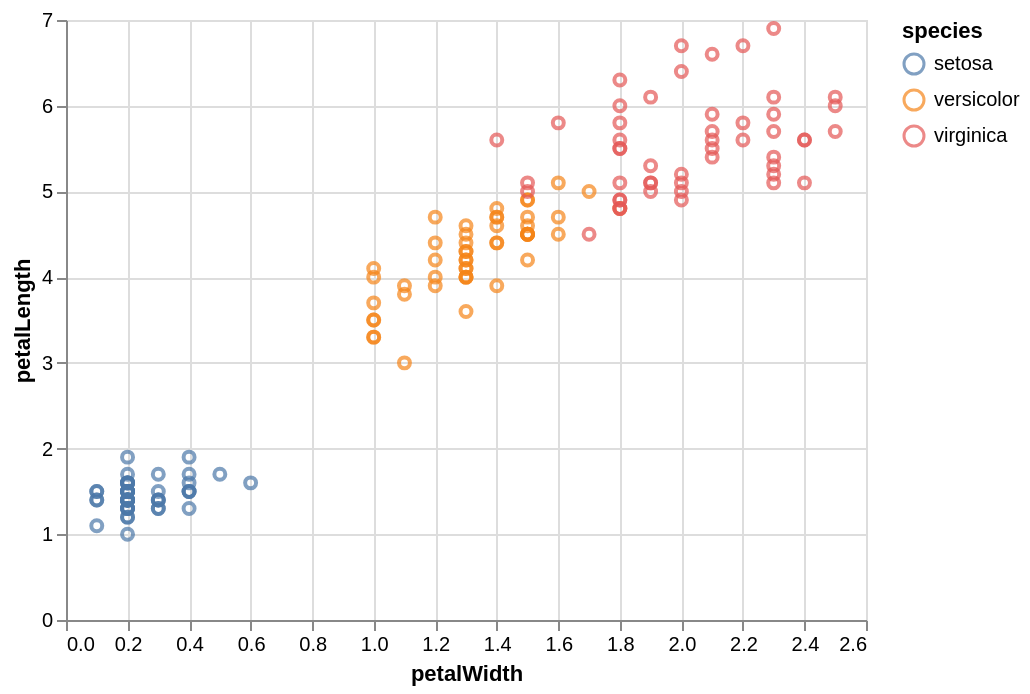

Write a Vega-Lite specification for this figure.
### Vega-Lite specification from a JSON file in a GitHub repository (floating-point values rounded to 4 significant figures; data arrays with more than 128 entries replaced by an {"elided": "..."} marker saying what was removed)
{"encoding": {"y": {"title": "petalLength", "field": "properties.petalLength", "type": "quantitative"}, "x": {"title": "petalWidth", "field": "properties.petalWidth", "type": "quantitative"}, "color": {"title": "species", "field": "properties.species", "type": "nominal"}}, "$schema": "https://vega.github.io/schema/vega-lite/v2.4.1.json", "data": {"values": {"features": {"elided": "150 records"}, "type": "FeatureCollection"}, "format": {"type": "json", "property": "features"}}, "selection": {"selector028": {"encodings": ["x", "y"], "type": "interval", "bind": "scales"}}, "config": {"view": {"height": 300, "width": 400}}, "mark": "point"}
